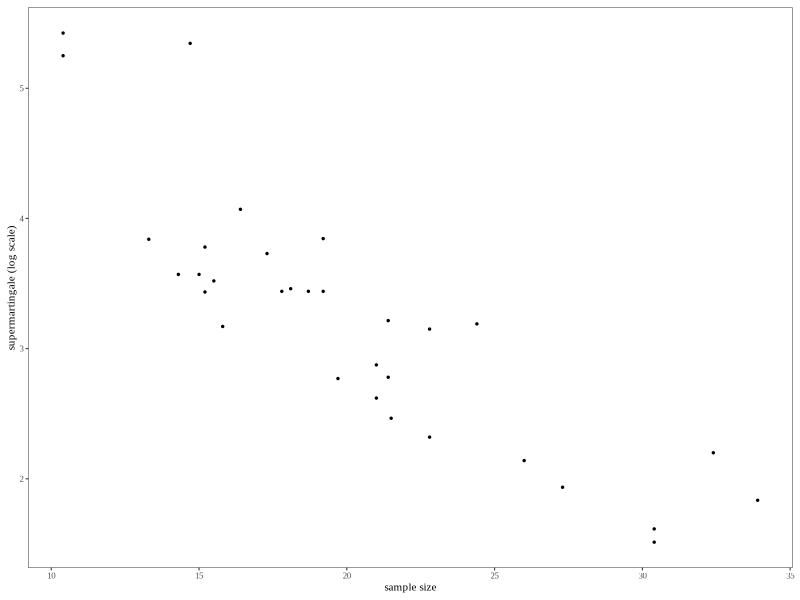

Write the R code that produced this figure.
library(ggplot2)

w <- 6.4
h <- 4.8

p <- ggplot(mtcars, aes(mpg, wt)) +
  geom_point(size = 0.5) +
  theme_classic(base_family = "Times New Roman", base_size = 8) +
  xlab("sample size") +
  ylab("supermartingale (log scale)") +
  coord_cartesian(clip = "off") +
  theme(
    plot.margin = margin(5.5, 5.5, 5.5, 5.5, unit = "pt"),
    # 1. ADD a panel border for the box
    panel.border = element_rect(colour = "black", fill = NA, linewidth = 0.4 / .pt),
    # 2. REMOVE the default axis lines to prevent overlap
    axis.line = element_blank()
  )
  

ggsave("scatterplot-R.pdf", p, width=w, height=h, units="cm", device=cairo_pdf)
